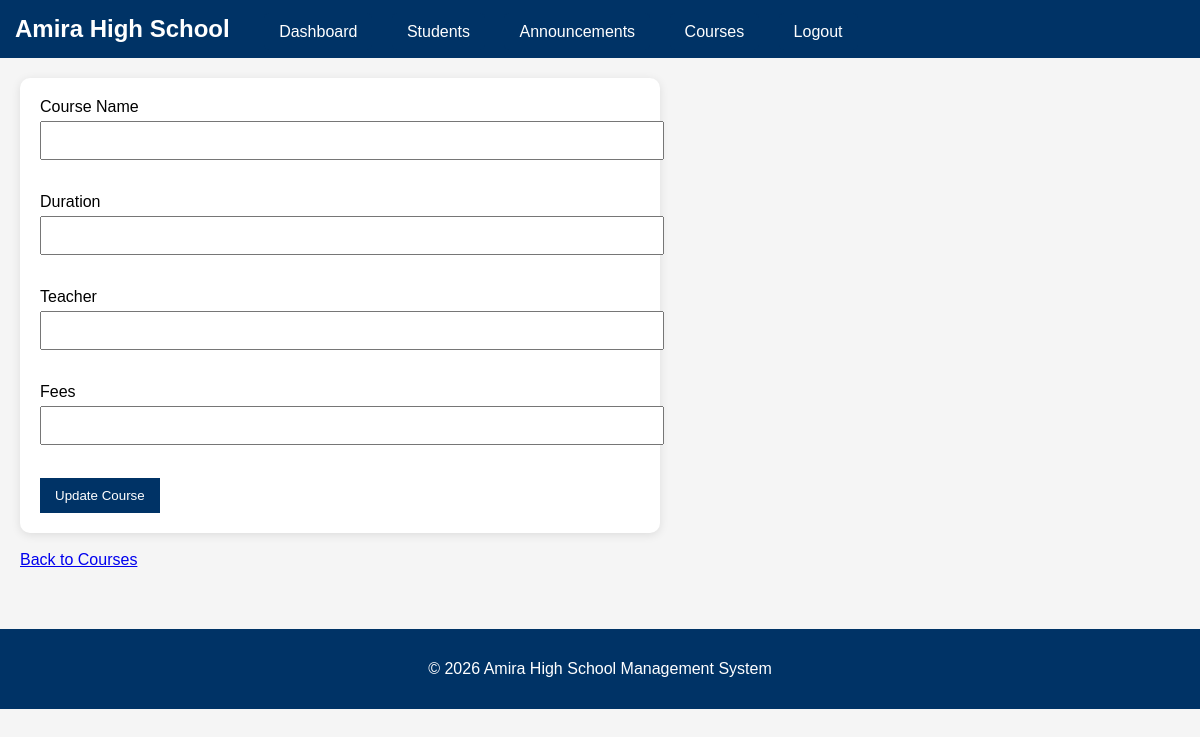
/admin/courses/edit/2 (signed in), run on an earlier commit of the app's database.
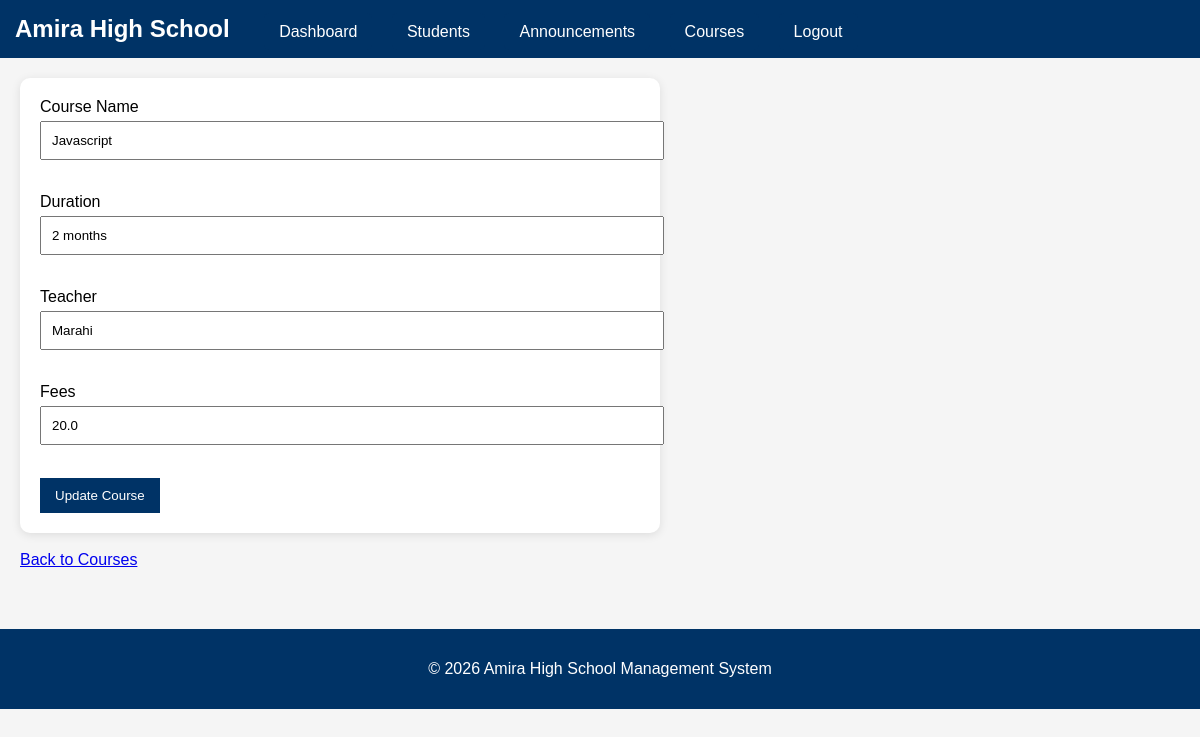
And on a later commit of the database.
### tables this page shows
CREATE TABLE courses (
    course_id INTEGER PRIMARY KEY AUTOINCREMENT,
    course_name TEXT NOT NULL,
    duration TEXT NOT NULL,
    teacher TEXT NOT NULL,
    fees REAL NOT NULL,
    photo TEXT
);

### app.py (the view, shortened to what this page needs)
@app.route("/admin/courses/edit/<int:course_id>",
           methods=["GET", "POST"])
def edit_course_page(course_id):
    if "user_id" not in session:
        return redirect("/login")
    if session["login_type"] != "admin":
        return "Access Denied"
    course = get_course(course_id)
    return render_template(
        "edit_course.html",
        course=course
    )

### database.py (called while the page is built)
def get_connection():
    conn = sqlite3.connect(DATABASE)
    conn.row_factory = sqlite3.Row
    return conn

def get_course(course_id):
    conn = get_connection()
    course = conn.execute("""
    SELECT *
    FROM courses
    WHERE course_id = ?
    """, (course_id,)).fetchone()
    conn.close()
    return course

### templates/edit_course.html (shortened to what this page needs)
{% extends "base.html" %}
{% block content %}
<div class="form-container">
    <form method="POST">
        <label>Course Name</label><br>
        <input
            type="text"
            name="course_name"
            value="{{ course.course_name }}"
            required>
        <br><br>
        <label>Duration</label><br>
        <input
            type="text"
            name="duration"
            value="{{ course.duration }}"
            required>
        <br><br>
        <label>Teacher</label><br>
        <input
            type="text"
            name="teacher"
            value="{{ course.teacher }}"
            required>
        <br><br>
        <label>Fees</label><br>
        <input
            type="number"
            name="fees"
            value="{{ course.fees }}"
            required>
        <br><br>
        <button type="submit">
            Update Course
        </button>
    </form>
</div>
    <br>
    <a href="/admin/courses">
        Back to Courses
    </a>
{% endblock %}

What changed in the data, as far as the page shows it:
added courses: course_name "Javascript", duration "2 months", teacher "Marahi", fees "20.0"
